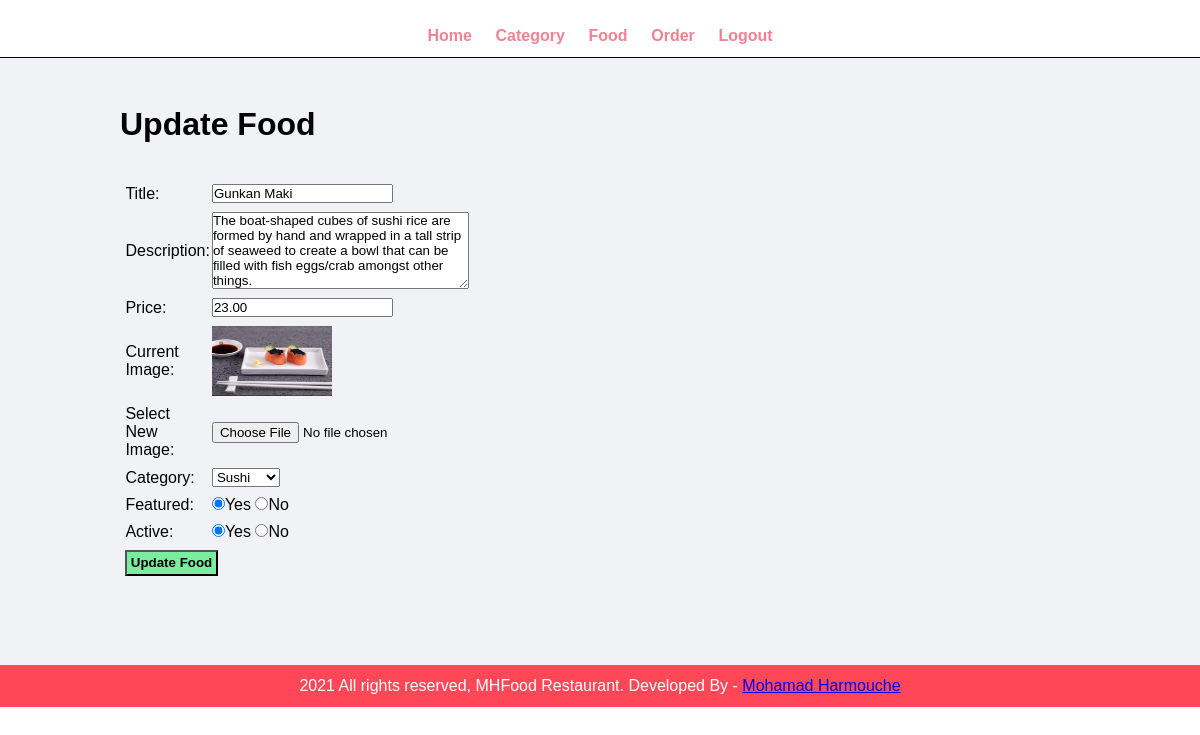
The page /admin/update-food.php?id=4 (signed in) on the database its author committed.
### tables this page shows
CREATE TABLE `tbl_food` (
  `id` int(10) UNSIGNED NOT NULL,
  `title` varchar(100) NOT NULL,
  `description` text NOT NULL,
  `price` decimal(10,2) NOT NULL,
  `image_name` varchar(255) NOT NULL,
  `category_id` int(10) UNSIGNED NOT NULL,
  `featured` varchar(10) NOT NULL,
  `active` varchar(10) NOT NULL
);

CREATE TABLE `tbl_category` (
  `id` int(10) UNSIGNED NOT NULL,
  `title` varchar(100) NOT NULL,
  `image_name` varchar(255) NOT NULL,
  `featured` varchar(10) NOT NULL,
  `active` varchar(10) NOT NULL
);

### admin/update-food.php (the view, shortened to what this page needs)
<?php include('partials/menu.php'); ?>
        <?php
        if(isset($_GET['id']))
        {
            $id = $_GET['id'];
            $sql2 = "SELECT*FROM `tbl_food` WHERE id=$id";
            $res2 = mysqli_query($con,$sql2);
            $row2 = mysqli_fetch_assoc($res2);
            $title = $row2['title'];
            $description = $row2['description'];
            $price = $row2['price'];
            $current_image = $row2['image_name'];
            $current_category = $row2['category_id'];
            $featured = $row2['featured'];
            $active = $row2['active'];
        }
        else
        {
            header('location:'.SiteUrl.'admin/manage-food.php');
        }
        ?>
    <div class="main-content">
        <div class="wrapper">
            <h1>Update Food</h1>
            <br><br>
            <form action="" method="POST" enctype="multipart/form-data">
                <table class="tbl-30">
                    <tr>
                        <td>Title:</td>
                        <td>
                            <input type="text" name="title" value="<?php echo $title; ?>">
                        </td>
                    </tr>
                    <tr>
                        <td>Description:</td>
                        <td>
                             <textarea name="description" cols="30" rows="5"><?php echo $description; ?></textarea>
                        </td>
                    </tr>
                    <tr>
                        <td>Price:</td>
                        <td>
                            <input type="number" name="price" value="<?php echo $price; ?>">
                        </td>
                    </tr>
                    <tr>
                    <td>Current Image:</td>
                        <td>
                        <?php
                        if($current_image =="")
                        {
                             echo "<div class='error'>Image Not Available. </div>";
                        }
                        else
                        {
                            ?>
                            <img src="<?php echo SiteUrl; ?>images/food/<?php echo $current_image;?>" width="120px" height="70px">
                            <?php
                        }
                    ?>
                        </td>
                    </tr>
                    <tr>
                    <td>Select New Image:</td>
                        <td>
                            <input type="file" name="image">
                        </td>
                    </tr>
                    <tr>
                    <td>Category:</td>
                        <td>
                            <select name="category">
                            <?php
                            $sql = "SELECT * FROM `tbl_category` WHERE active='Yes'";
                            $res = mysqli_query($con,$sql);
                            $count = mysqli_num_rows($res);
                            if($count>0)
                            {
                                while($row=mysqli_fetch_assoc($res))
                                {
                                    $category_title = $row['title'];
                                    $category_id = $row['id'];
                                   ?>
                                   <option <?php if($current_category==$category_id){echo "selected";} ?>  value="<?php echo $category_id; ?>"><?php echo $category_title; ?></option>
                                   <?php
                                }
                            }
                            else
                            {
                                echo "<option value='0'>Category Not Available.</option>";
                            }
                            ?>
                            </select>
                        </td>
                    </tr>
                    <tr>
                    <td>Featured:</td>
                        <td>
                            <input <?php if($featured=="Yes"){echo "checked";} ?> type="radio" name="featured" value="Yes">Yes
                            <input <?php if($featured=="No"){echo "checked";} ?> type="radio" name="featured" value="No">No
                        </td>
                    </tr>
                    <tr>
                    <td>Active:</td>
                        <td>
                            <input <?php if($active=="Yes"){echo "checked";} ?>  type="radio" name="active" value="Yes">Yes
                            <input <?php if($active=="No"){echo "checked";} ?> type="radio" name="active" value="No">No
                        </td>
                    </tr>
                    <tr>
                         <td colspan="2">
                            <input type="submit" name="submit" value="Update Food" class="btn-secondary">
                        </td>
                    </tr>
                    </table>
                    </form>
<br><br>
                    </div>
                    </div>
                    <?php include('partials/footer.php'); ?>

### css/admin.css (style rules this page uses)
* { margin: 0; padding: 0; font-family: Arial, Helvetica, sans-serif; }
.wrapper { padding: 1%; width: 80%; margin: 0 auto; }
table tr td { padding: 1%; }
.btn-secondary { background-color: #7bed9f; padding: 1%; color: black; text-decoration: none; font-weight: bold; }
.tbl-30 { width: 30%; }
.main-content { background-color: #f1f2f6; padding: 3% 0; }

### rows shown on the page
tbl_food: title "Gunkan Maki", description "The boat-shaped cubes of sushi rice are formed by hand and wrapped in a tall strip of seaweed to create a bowl that can be filled with fish eggs/crab amongst other things.", price "23.00", image_name (picture), category "Sushi", featured "☑", active "☑"
